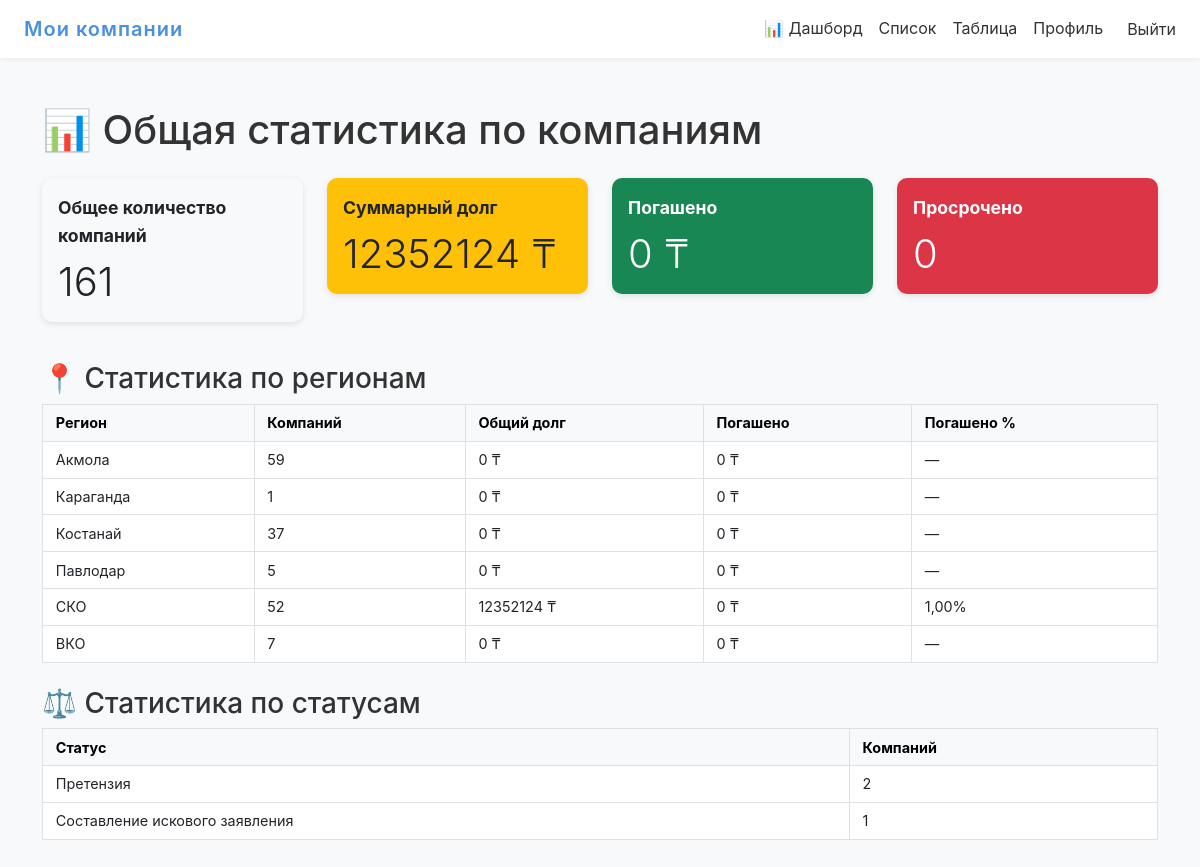
The page /dashboard/ (signed in) on the database its author committed.
### main/models.py (models this page shows, shortened)
class Status(models.Model):
    name = models.CharField("Название статуса", max_length=400)
    order = models.PositiveIntegerField(
        "Порядок отображения",
        default=0,
        help_text="Чем меньше — тем левее на доске"
    )
    duration_days = models.PositiveIntegerField(
        "Рекомендуемое время (дней)",
        default=0,
        help_text="Рекомендованное количество дней в этом статусе"
    )
    class Meta:
        ordering = ["order"]
        verbose_name = "Статус"
        verbose_name_plural = "Статусы"

### main/views.py (the view)
# urls.py: path("dashboard/", views.company_dashboard, name="company_dashboard"),
@login_required
def company_dashboard(request):
    if request.user.is_staff:
        companies = Company.objects.all()
    else:
        user_regions = request.user.profile.regions.values_list('code', flat=True)
        companies = Company.objects.filter(region__in=user_regions)
    region_raw = (
        companies
        .values("region")
        .annotate(
            count=Count("id"),
            total_debt=Sum("debt_amount"),
            total_repaid=Sum("repaid_amount")
        )
        .order_by("region")
    )
    region_stats = []
    for r in region_raw:
        region_stats.append({
            "region": dict(REGION_CHOICES).get(r["region"], r["region"]),
            "count": r["count"],
            "debt": r["total_debt"] or 0,
            "paid": r["total_repaid"] or 0,
        })
    context = {
        "total_companies": companies.count(),
        "total_debt": companies.aggregate(Sum("debt_amount"))["debt_amount__sum"] or 0,
        "total_repaid": companies.aggregate(Sum("repaid_amount"))["repaid_amount__sum"] or 0,
        "overdue_count": sum(
            1 for c in companies
            if c.debt_amount is not None and c.repaid_amount is not None and c.debt_amount > c.repaid_amount
        ),
        "region_stats": region_stats,
        "status_stats": (
            companies
            .values("status__name")
            .exclude(status__name__isnull=True)
            .annotate(count=Count("id"))
            .order_by("status__name")
        ),
    }
    return render(request, "main/company_dashboard.html", context)

### main/templates/main/company_dashboard.html (shortened to what this page needs)
{% extends 'main/base.html' %}
{% block content %}
<div class="container py-4">
  <h1 class="mb-4">📊 Общая статистика по компаниям</h1>
  <div class="row">
    <div class="col-md-3">
      <div class="card bg-light">
        <div class="card-title">Общее количество компаний</div>
        <div class="display-6">{{ total_companies }}</div>
      </div>
    </div>
    <div class="col-md-3">
      <div class="card bg-warning">
        <div class="card-title">Суммарный долг</div>
        <div class="display-6">{{ total_debt|floatformat:0 }} ₸</div>
      </div>
    </div>
    <div class="col-md-3">
      <div class="card bg-success text-white">
        <div class="card-title">Погашено</div>
        <div class="display-6">{{ total_repaid|floatformat:0 }} ₸</div>
      </div>
    </div>
    <div class="col-md-3">
      <div class="card bg-danger text-white">
        <div class="card-title">Просрочено</div>
        <div class="display-6">{{ overdue_count }}</div>
      </div>
    </div>
  </div>
  <h3 class="mt-4">📍 Статистика по регионам</h3>
  <table class="table table-bordered region-table">
    <thead class="table-light">
      <tr>
        <th>Регион</th>
        <th>Компаний</th>
        <th>Общий долг</th>
        <th>Погашено</th>
        <th>Погашено %</th>
      </tr>
    </thead>
    <tbody>
      {% for region in region_stats %}
      <tr>
        <td>{{ region.region }}</td>
        <td>{{ region.count }}</td>
        <td>{{ region.debt|floatformat:0 }} ₸</td>
        <td>{{ region.paid|floatformat:0 }} ₸</td>
        <td>
          {% if region.debt > 0 %}
            {{ region.paid|divisibleby:region.debt|floatformat:2 }}%
          {% else %}
            —
          {% endif %}
        </td>
      </tr>
      {% endfor %}
    </tbody>
  </table>
  <h3 class="mt-4">⚖️ Статистика по статусам</h3>
  <table class="table table-bordered region-table">
    <thead class="table-light">
      <tr>
        <th>Статус</th>
        <th>Компаний</th>
      </tr>
    </thead>
    <tbody>
      {% for s in status_stats %}
      <tr>
        <td>{{ s.status__name }}</td>
        <td>{{ s.count }}</td>
      </tr>
      {% endfor %}
    </tbody>
  </table>
</div>
{% endblock %}

### main/static/main/css/custom.css (style rules this page uses)
:root { --color-primary: #4a90e2; --color-secondary: #f5f7fa; --color-accent: #50e3c2; --color-danger: #dc3545; --color-warning: #f5a623; --color-success: #7ed321; --color-text: #333333; --radius-sm: 0.25rem; --radius: 0.5rem; --radius-lg: 0.75rem; --shadow-sm: 0 2px 4px rgba(0,0,0,0.05); --shadow-md: 0 4px 12px rgba(0,0,0,0.1); }
body { background-color: var(--color-secondary); color: var(--color-text); font-family: 'Inter', sans-serif; line-height: 1.6; }
.card { border: none; border-radius: var(--radius-lg); box-shadow: var(--shadow-md); transition: transform 0.2s, box-shadow 0.2s; }
.table thead { background-color: var(--color-primary); color: #fff; }

### main/templates/main/company_dashboard.html (style rules this page uses)
.card { box-shadow: 0 2px 6px rgba(0,0,0,0.1); border-radius: 10px; padding: 1rem; margin-bottom: 1rem; }
.card-title { font-size: 1.1rem; font-weight: bold; }
.region-table th, .region-table td { padding: 0.4rem 0.8rem; font-size: 0.9rem; }

### rows shown on the page
Status: status__name "Претензия", count "2"
Status: status__name "Составление искового заявления", count "1"

### other values the page prints
{{ total_companies }} "161"
{{ total_debt|floatformat:0 }} "12352124"
{{ total_repaid|floatformat:0 }} "0"
{{ overdue_count }} "0"
{{ region.region }} "Акмола" "Караганда" "Костанай" "Павлодар" "СКО" "ВКО"
{{ region.count }} "59" "1" "37" "5" "52" "7"
{{ region.debt|floatformat:0 }} "0" "0" "0" "0" "12352124" "0"
{{ region.paid|floatformat:0 }} "0" "0" "0" "0" "0" "0"
{{ region.paid|divisibleby:region.debt|floatformat:2 }} "1,00"
